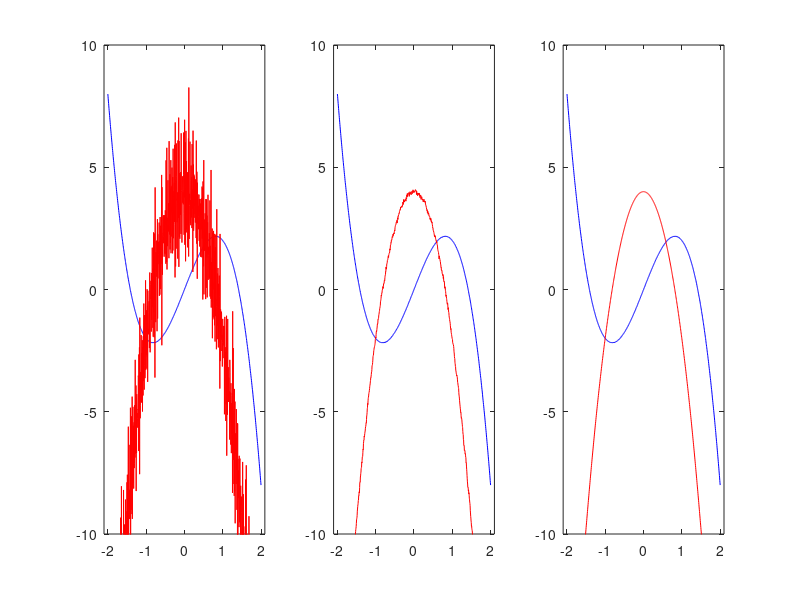

This chart was generated by the following MATLAB code:
% This program computes the derivatives of noisy functions
% numerically in three different ways.

set(gcf, 'Units', 'centimeters', 'Position', [1 6 22 6])
% data
clear
n = 801;
x = linspace(-2,2,n);
y = -2*x.^3+4.*x;

% random numbers

randn('state',0)
dy = randn(1,n)/200;

% noise added to data

yy = y+dy;
%
% left figure
%
subplot(1,3,1)
plot(x,yy,'b-')
hold on

% numerical derivative of noisy function

for i=1:n-1
    u(i) = (yy(i+1)-yy(i))/(x(i+1)-x(i));
end
plot(x(1:n-1),u(1:n-1),'r-')
axis([-2.1,2.1,-10,10])
%
% central figure
%
subplot(1,3,2)
plot(x,yy,'b')
hold on

% definition of the filter

ngg = 7;
ng = 2*ngg+1;
bx = linspace(-1,1,ng);
b = exp(-bx.^2);
a = zeros(ng,1);
a(1) = sum(b);

% filtering the data

zz = filter(b,a,yy);

% numerical derivative after filtering the data

for i=1:n-ng
    v(i) = (zz(i+1)-zz(i))/(x(i+1)-x(i));
end
axis([-2.1,2.1,-10,10])
plot(x(ng-ngg:n-ng-ngg),v(ng:n-ng),'r-')
%
% right figure
%
subplot(1,3,3)
plot(x,yy,'b-')
hold on

% smoothing of data by means of splines

uu = csaps(x,yy,0.94,x);

% numerical derivative of splines

for i=1:n-1
    vv(i) = (uu(i+1)-uu(i))/(x(i+1)-x(i));
end
plot(x(1:n-1),vv(1:n-1),'r-')
axis([-2.1,2.1,-10,10])